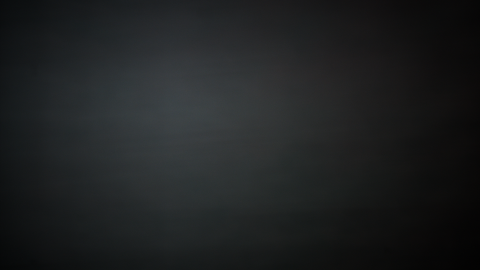
#> input picture lab6/test_data/dlmd/lensless_measurement.png, 480 x 270 px
$ python testlab6.py
#> lines starting #> are read from the running program, lines starting #| are printed output that depends on the picture
### lab6_2/diffusercam.py
"""Padded DiffuserCam forward model and Wiener deconvolution.

The implementation follows the model

    y = crop(h * x)

where ``*`` is linear convolution.  Images are centered in arrays with twice
their spatial size before FFT convolution so circular wraparound does not enter
the active sensor region.
"""

from __future__ import annotations

import numpy as np
from numpy.typing import ArrayLike, NDArray


FloatImage = NDArray[np.float64]


def _as_image(image: ArrayLike, name: str) -> FloatImage:
    """Return a validated H x W or H x W x C floating-point image."""
    result = np.asarray(image, dtype=np.float64)
    if result.ndim not in (2, 3):
        raise ValueError(f"{name} must have shape H x W or H x W x C")
    if result.shape[0] == 0 or result.shape[1] == 0:
        raise ValueError(f"{name} cannot be empty")
    if not np.all(np.isfinite(result)):
        raise ValueError(f"{name} must contain only finite values")
    return result


def _validate_pair(image: FloatImage, psf: FloatImage) -> None:
    if image.shape[:2] != psf.shape[:2]:
        raise ValueError("image and psf must have the same spatial shape")

    if image.ndim == 2 and psf.ndim == 3 and psf.shape[2] != 1:
        raise ValueError("a grayscale image needs a grayscale or one-channel psf")
    if image.ndim == 3 and psf.ndim == 3 and psf.shape[2] not in (1, image.shape[2]):
        raise ValueError("psf channels must be one or match the image channels")


def _broadcast_otf(otf: NDArray[np.complex128], image: FloatImage) -> NDArray[np.complex128]:
    """Make a grayscale OTF broadcast over an H x W x C image."""
    if image.ndim == 3 and otf.ndim == 2:
        return otf[..., np.newaxis]
    if image.ndim == 2 and otf.ndim == 3:
        return otf[..., 0]
    return otf


def pad(image: ArrayLike) -> FloatImage:
    """Center an image in a zero array with twice its height and width.

    For even dimensions this is exactly the half-size padding specified in the
    lab handout.  The asymmetric one-pixel case keeps the result exactly 2x for
    odd dimensions as well.
    """
    image_array = _as_image(image, "image")
    height, width = image_array.shape[:2]
    pad_width = [
        (height // 2, height - height // 2),
        (width // 2, width - width // 2),
    ]
    if image_array.ndim == 3:
        pad_width.append((0, 0))
    return np.pad(image_array, pad_width, mode="constant")


def crop(image: ArrayLike, output_shape: tuple[int, int] | None = None) -> FloatImage:
    """Return a centered sensor-sized crop from a padded image.

    If ``output_shape`` is omitted, half of each spatial dimension is retained.
    """
    # Preserve complex values until callers explicitly take abs() or real().
    image_array = np.asarray(image)
    if image_array.ndim not in (2, 3):
        raise ValueError("image must have shape H x W or H x W x C")
    if image_array.shape[0] == 0 or image_array.shape[1] == 0:
        raise ValueError("image cannot be empty")
    if not np.all(np.isfinite(image_array)):
        raise ValueError("image must contain only finite values")
    padded_height, padded_width = image_array.shape[:2]

    if output_shape is None:
        output_shape = (padded_height // 2, padded_width // 2)
    if len(output_shape) != 2 or any(int(size) != size or size <= 0 for size in output_shape):
        raise ValueError("output_shape must contain two positive integers")

    height, width = int(output_shape[0]), int(output_shape[1])
    if height > padded_height or width > padded_width:
        raise ValueError("output_shape cannot be larger than the image")

    row_start = (padded_height - height) // 2
    col_start = (padded_width - width) // 2
    return image_array[row_start : row_start + height, col_start : col_start + width, ...]


# [43 lines left out: functions forward, naive_deconvolution, not called in this run]


def wiener(measurement: ArrayLike, psf: ArrayLike, tau: float) -> FloatImage:
    """Reconstruct an image with a scalar-regularized Wiener filter.

    The filter is ``conj(H) / (abs(H)**2 + tau)``.  ``tau`` must be positive;
    use :func:`naive_deconvolution` to demonstrate the unregularized case.
    """
    measurement_array = _as_image(measurement, "measurement")
    psf_array = _as_image(psf, "psf")
    _validate_pair(measurement_array, psf_array)

    if not np.isscalar(tau) or not np.isfinite(tau) or tau <= 0:
        raise ValueError("tau must be a positive finite scalar")

    measurement_spectrum = np.fft.fft2(pad(measurement_array), axes=(0, 1))
    psf_spectrum = np.fft.fft2(pad(psf_array), axes=(0, 1))
    psf_spectrum = _broadcast_otf(psf_spectrum, measurement_array)

    wiener_filter = np.conjugate(psf_spectrum) / (np.abs(psf_spectrum) ** 2 + tau)
    padded_reconstruction = np.fft.ifft2(
        wiener_filter * measurement_spectrum,
        axes=(0, 1),
    )
    padded_reconstruction = np.fft.ifftshift(padded_reconstruction, axes=(0, 1))
    return np.real(crop(padded_reconstruction, measurement_array.shape[:2]))


def mean_downsample(image: ArrayLike, factor: int) -> FloatImage:
    """Downsample spatial dimensions with non-overlapping block averaging."""
    image_array = _as_image(image, "image")
    if not isinstance(factor, (int, np.integer)) or factor <= 0:
        raise ValueError("factor must be a positive integer")
    height, width = image_array.shape[:2]
    if height % factor or width % factor:
        raise ValueError("image dimensions must be divisible by factor")

    trailing_shape = image_array.shape[2:]
    reshaped = image_array.reshape(
        height // factor,
        factor,
        width // factor,
        factor,
        *trailing_shape,
    )
    return reshaped.mean(axis=(1, 3))


def match_psf_to_measurement(psf: ArrayLike, measurement: ArrayLike) -> FloatImage:
    """Block-average a higher-resolution PSF to the measurement resolution."""
    psf_array = _as_image(psf, "psf")
    measurement_array = _as_image(measurement, "measurement")
    psf_height, psf_width = psf_array.shape[:2]
    height, width = measurement_array.shape[:2]

    if (psf_height, psf_width) == (height, width):
        return psf_array.copy()
    if psf_height % height or psf_width % width:
        raise ValueError("psf dimensions must be integer multiples of the measurement")

    row_factor = psf_height // height
    col_factor = psf_width // width
    if row_factor != col_factor:
        raise ValueError("psf must have the same integer scale factor on both axes")
    return mean_downsample(psf_array, row_factor)


def normalize_unit_interval(image: ArrayLike) -> FloatImage:
    """Map an image's global finite range to [0, 1] without color wrapping."""
    image_array = _as_image(image, "image")
    minimum = float(image_array.min())
    maximum = float(image_array.max())
    if np.isclose(minimum, maximum):
        return np.zeros_like(image_array)
    return (image_array - minimum) / (maximum - minimum)


__all__ = [
    "crop",
    "forward",
    "match_psf_to_measurement",
    "mean_downsample",
    "naive_deconvolution",
    "normalize_unit_interval",
    "pad",
    "wiener",
]

### testlab6.py
"""Display a Wiener-parameter sweep for the public DiffuserCam example."""

import imageio.v3 as iio
import matplotlib.pyplot as plt
import numpy as np

from lab6_2 import (
    match_psf_to_measurement,
    mean_downsample,
    normalize_unit_interval,
    wiener,
)


measurement = iio.imread("lab6/test_data/dlmd/lensless_measurement.png")
#> measurement is the input picture: shape (270, 480, 3); mean R, G, B 30.4, 32.6, 33.4
psf_full = iio.imread("lab6/test_data/dlmd/psf.png")
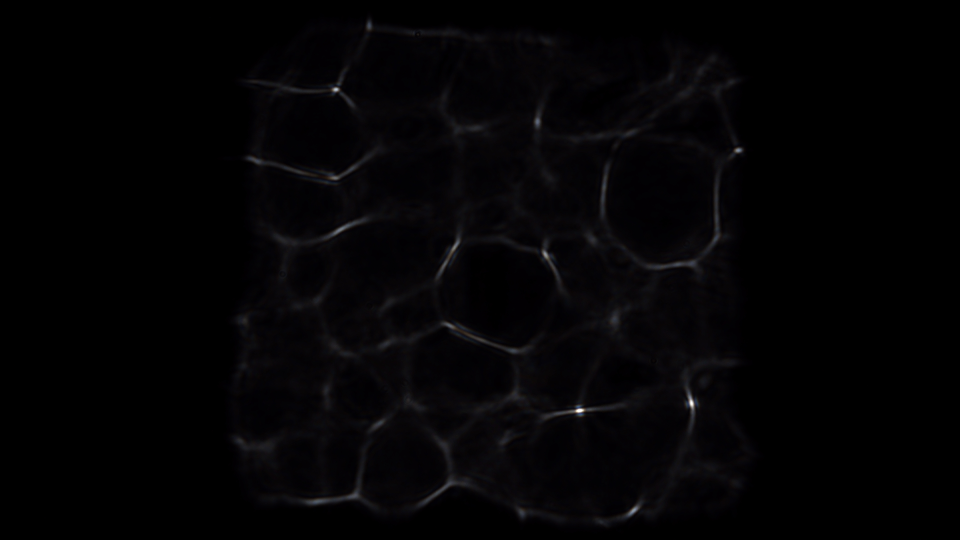
#> input picture lab6/test_data/dlmd/psf.png, 1920 x 1080 px (shown at 1/2 size)
#> psf_full is the input picture: shape (1080, 1920, 3); mean R, G, B 3.6, 2.9, 4.2
reference = iio.imread("lab6/test_data/dlmd/lensed_ground_truth.png")
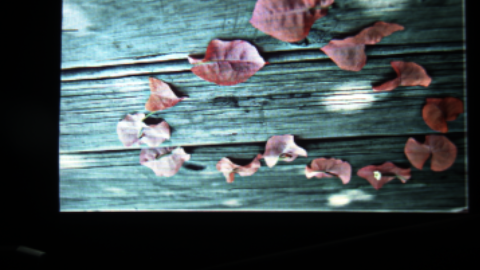
#> input picture lab6/test_data/dlmd/lensed_ground_truth.png, 480 x 270 px
#> reference is the input picture: shape (270, 480, 3); mean R, G, B 68.4, 82.1, 84.9

# The public PSF is 4x the measurement resolution. Match it using block
# averaging, then reduce every image once more to keep the FFT sweep fast.
psf = match_psf_to_measurement(psf_full, measurement)
#> call 2 of _as_image, with name = 'measurement'
#> in _as_image (call 2), `result = np.asarray(image, dtype=np.float64)`:
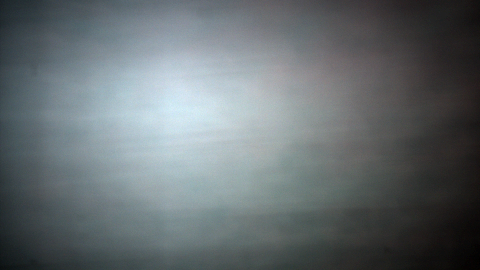
#> result: shape (270, 480, 3) float64; mean R, G, B 30.4, 32.6, 33.4; drawn with min black and max white
downsample = 2
measurement = mean_downsample(measurement, downsample)
psf = mean_downsample(psf, downsample)
reference = mean_downsample(reference, downsample)

# The handout specifies normalized inputs and a Wiener sweep in powers of ten.
measurement = normalize_unit_interval(measurement)
#> in normalize_unit_interval, `minimum = float(image_array.min())`: minimum = 2
#> in normalize_unit_interval, `maximum = float(image_array.max())`: maximum = 71.25
psf = normalize_unit_interval(psf)
reference = normalize_unit_interval(reference)
taus = 10.0 ** np.arange(-6, 6)
reconstructions = [wiener(measurement, psf, tau) for tau in taus]
#> in wiener (call 10), `return np.real(crop(padded_reconstruction, measurement_array.shape[:2]))`:
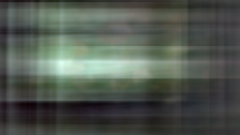
#> returned value: shape (135, 240, 3) float64; mean of channels 0, 1, 2 0.000738, 0.000968, 0.000708; drawn with min black and max white
#> in wiener (call 11), `return np.real(crop(padded_reconstruction, measurement_array.shape[:2]))`:
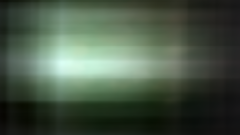
#> returned value: shape (135, 240, 3) float64; mean of channels 0, 1, 2 0.000719, 0.000932, 0.000697; drawn with min black and max white
#> in wiener (call 12), `return np.real(crop(padded_reconstruction, measurement_array.shape[:2]))`:
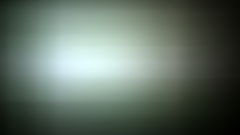
#> returned value: shape (135, 240, 3) float64; mean of channels 0, 1, 2 0.000531, 0.000608, 0.000551; drawn with min black and max white
#> reconstructions = 12 items

figure, axes = plt.subplots(3, 4, figsize=(16, 10))
for axis, reconstruction, tau in zip(axes.flat, reconstructions, taus):
    # Keep display data as floats in [0, 1]. Casting the signed Wiener output
    # directly to uint8 wraps negative values and corrupts RGB colors.
    axis.imshow(normalize_unit_interval(reconstruction))
    axis.set_title(f"tau = {tau:g}")
    axis.axis("off")
#> this loop made 12 passes
#> (tau, minimum in normalize_unit_interval, maximum in normalize_unit_interval) on passes 1 to 12: (1e-06, -0.0547, 0.0596), (1e-05, -0.0514, 0.0534), (0.0001, -0.049, 0.0511), (0.001, -0.0469, 0.0472), (0.01, -0.0417, 0.0429), (0.1, -0.0385, 0.0357), (1, -0.0313, 0.0286), (10, -0.0173, 0.0157), (100, -0.00621, 0.00941), (1000, -0.00189, 0.00636), (10000, -0.000299, 0.0033), (100000, -2.2e-06, 0.0014)
figure.suptitle("Real DiffuserCam measurement: Wiener parameter sweep")
figure.tight_layout()

overview, overview_axes = plt.subplots(1, 3, figsize=(15, 4))
overview_axes[0].imshow(psf)
overview_axes[0].set_title("PSF")
overview_axes[1].imshow(measurement)
overview_axes[1].set_title("DiffuserCam measurement")
overview_axes[2].imshow(reference)
overview_axes[2].set_title("Lensed reference")
for axis in overview_axes:
    axis.axis("off")
overview.tight_layout()

plt.show()
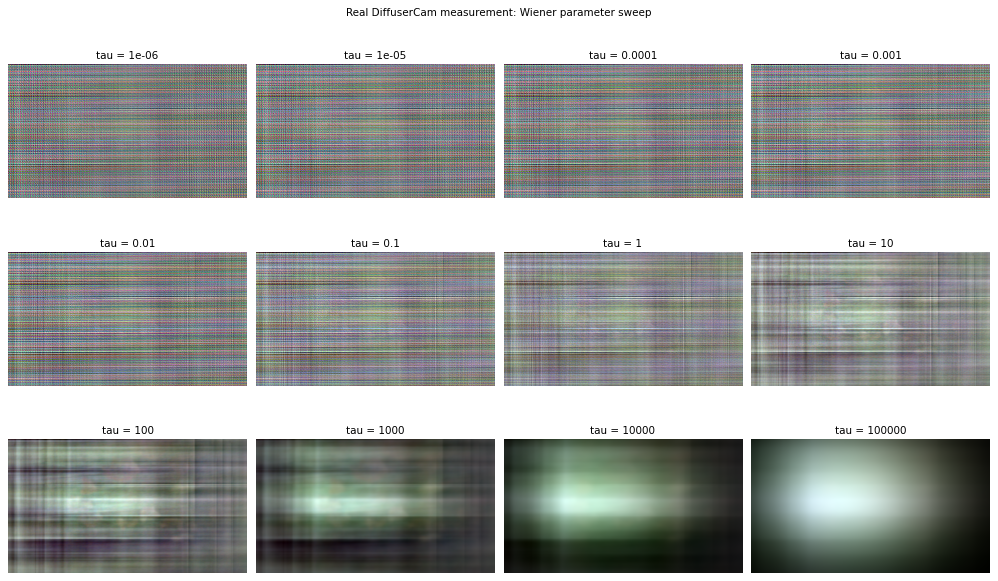
#> figure drawn by matplotlib, 12 panels
